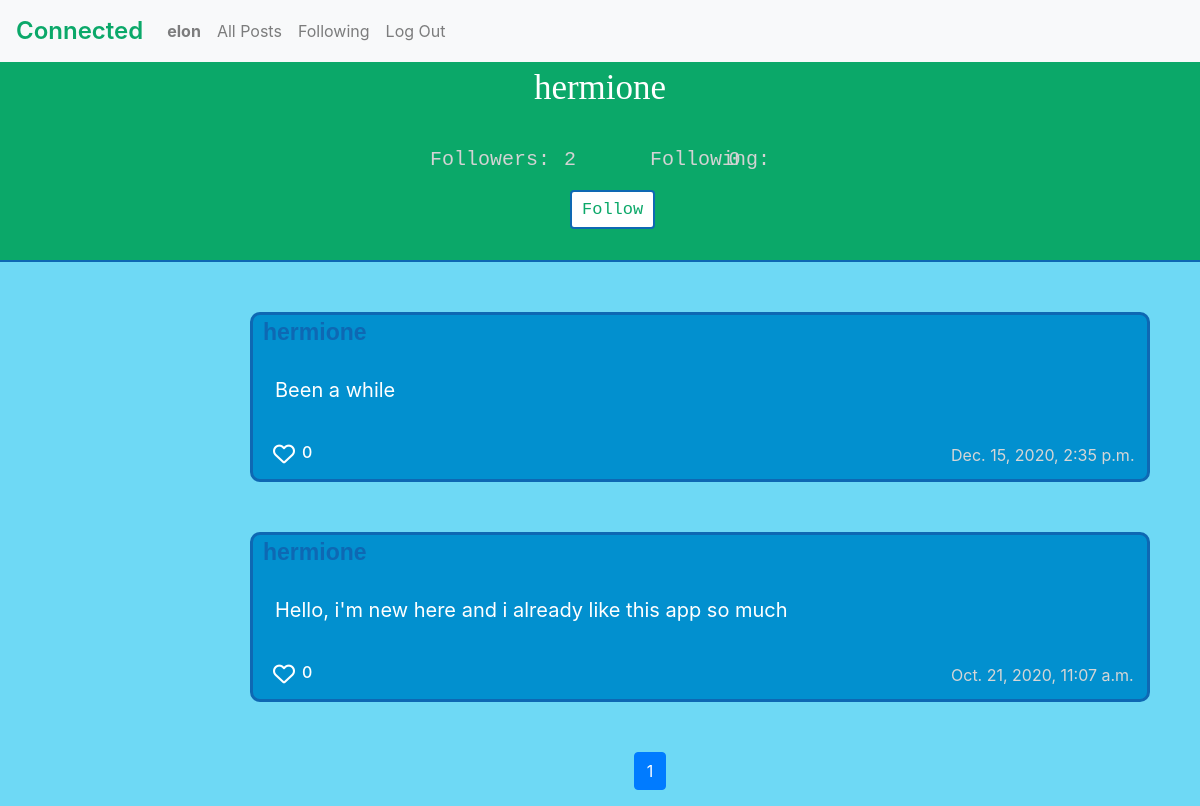
The page /user/5 (signed in) on the database its author committed.
### network/models.py (models this page shows, shortened)
class User(AbstractUser):
    followers = models.ManyToManyField('self', related_name='following', symmetrical=False, blank=True)
    def count_followers(self):
        return self.followers.count()
    def count_following(self):
        return self.following.count()

class Post(models.Model):
    post_owner = models.ForeignKey(User, on_delete=models.CASCADE, related_name="person")
    post_content = models.CharField(blank=False, max_length=160)
    timestamp = models.DateTimeField(auto_now=False, auto_now_add=True)
    likes = models.ManyToManyField(User)
    def likes_count(self):
        return self.likes.count()

### network/views.py (the view)
# urls.py: path("user/<int:user_id>", views.profile, name="profile"),
def profile(request, user_id):
    person = Post.objects.filter(post_owner = user_id).order_by('-timestamp')
    if request.method == 'GET':
        paginator = Paginator(person, 10)
        page_number = request.GET.get('page')
        person = paginator.get_page(page_number)
        prof = User.objects.get(pk=user_id)
        return render(request, "network/profile.html", {
            'person' : person,
            'followers_num': prof.count_followers,
            'following_num': prof.count_following,
        })

### network/templates/network/profile.html (shortened to what this page needs)
{% extends "network/layout.html" %}
{% load static %}
{% block body %}
<div id="heading">
    <div id="username">{{ person.0.post_owner }}</div>
    <div id="status">
        <div id="followers">Followers:<h5 class="followers_count">{{followers_num}}</h5> </div>
        <div id="following">Following:<h5 class="following_count">{{following_num}}</h5></div>
    </div>
    {% if request.user.is_authenticated %}
     {% if request.user != person.0.post_owner %}
      {% if request.user in person.0.post_owner.followers.all %}
              <a href="{% url 'follow' person.0.post_owner.id %}" role="button" class="btn btn-outline-primary mb-2" id="follow">Unfollow</a>
                  {% else %}
            <a href="{% url 'follow' person.0.post_owner.id %}" role="button" class="btn btn-outline-primary mb-2" id="follow">Follow</a>
                      {% endif %}
              {% endif %}
    {% endif %}
</div>
{% for post in person %}
<div class="show_post" id="show-{{post.id}}">
  <div class="top" id="top-{{post.id}}">
    <div id="creator">
      <a href="{% url 'profile' post.post_owner.id %}">{{ post.post_owner }}</a>
     </div>
  </div>
  <div class="content" id="content-{{post.id}}"> {{ post.post_content }}</div>
  <div class="bottom">
    {% if request.user.is_authenticated %}
    <i data-id="{{post.id}}" id="heart-{{post.id}}" aria-hidden="true" class='far fa-heart like_button'></i>
    {% endif %}
    <h6 id="count-{{post.id}}" class="like_count">{{ post.likes_count }}</h6>
    <div id="time"> {{ post.timestamp }}</div></div>
 </div>
{% endfor %}
<nav aria-label="..."  class="d-flex justify-content-center">
    <ul class="pagination">
        {% for num in person.paginator.page_range %}
          {% if person.number == num %}
          <li class="page-item active" aria-current="page">
          <a class="page-link">{{ num }}</a>
          </li>
       {% else %}
       <a class="page-link">{{ num }}</a>
          {% endif %}
        {% endfor %}
    </ul>
      </nav>
{% endblock %}

### network/templates/network/layout.html (shortened to what this page needs)
{% load static %}
<!DOCTYPE html>
<html lang="en">
    <head>
        <link rel="stylesheet" href="https://stackpath.bootstrapcdn.com/bootstrap/4.4.1/css/bootstrap.min.css">
        <link href="{% static 'network/styles.css' %}" rel="stylesheet">
    </head>
    <body>
        <nav class="navbar navbar-expand-lg navbar-light bg-light">
            <a class="navbar-brand" style="color: #0ba869; font-size:24px; font-weight: 600" href="{% url 'index' %}">Connected</a>
            <div>
              <ul class="navbar-nav mr-auto">
                {% if user.is_authenticated %}
                    <li class="nav-item">
                        <a class="nav-link" href="{% url 'profile' request.user.id %}"><strong>{{ user.username }}</strong></a>
                    </li>
                {% endif %}
                <li class="nav-item">
                  <a class="nav-link" href="{% url 'index' %}">All Posts</a>
                </li>
                {% if user.is_authenticated %}
                    <li class="nav-item">
                        <a class="nav-link" href="{% url 'following' %}">Following</a>
                    </li>
                    <li class="nav-item">
                        <a class="nav-link" href="{% url 'logout' %}">Log Out</a>
                    </li>
                {% endif %}
              </ul>
            </div>
          </nav>
        <div class="body">
            {% block body %}
            {% endblock %}
        </div>
    </body>
</html>

### network/static/network/styles.css (style rules this page uses)
body { background:#6ed9f5; }
.pagination { margin-left: 100px;; }
.show_post { width: 900px; height: 170px; border: 3px solid #0e68b3; background: #0290cf; color: #fff; border-radius: 10px; margin: 50px 250px; }
.top { display:flex; }
#creator { font-size: 23px; margin-left:10px; width: 770px; font-weight: bold; font-family: Arial, Helvetica, sans-serif; }
#creator a { cursor: pointer; text-decoration: none; font-weight: bold; color: #0e68b3; }
.content { font-size: 20px; padding-top: 25px; padding-left:22px; }
.bottom { display:flex; padding-top: 38px; }
#time { color: #D6D6D6; }
.far { padding-left: 20px; font-size: 22px; cursor: pointer; }
.like_count { position: relative; padding-left:7px; margin-bottom: 5px; width:656px; }
#heading { width: 100%; height: 200px; background-color:#0ba869; border-bottom: 2px solid #0e68b3; }
#status { display: flex; justify-content: center; padding-top: 30px; }
#followers { font-size: 20px; color:#d3d3d3 ; font-family: monospace; }
#following { font-size: 20px; padding-left: 100px; color:#d3d3d3 ; font-family: monospace; }
#follow { outline: none; border: 2px solid #0e68b3; background-color: #fff; color: #0ba869; font-size: 17px; padding: 5px 10px; margin-top: 15px; font-family: 'Courier New', Courier, monospace; margin-left: 47.5%; }
#username { color:#fff; font-size: 35px; font-family: Gill Sans; display: flex; justify-content: center; }
.followers_count { position: absolute; top:148px; left:47%; }
.following_count { position: absolute; top:148px; left:60.7%; }

### rows shown on the page
User: username "elon"
Post: post_owner.username "hermione", post_owner "hermione", post_content "Been a while", likes_count "0", timestamp "Dec. 15, 2020, 2:35 p.m."
User: id "2", id "0"
Post: post_owner "hermione", post_content "Hello, i'm new here and i already like this app so much", likes_count "0", timestamp "Oct. 21, 2020, 11:07 a.m."

### other values the page prints
{{ num }} "1"
